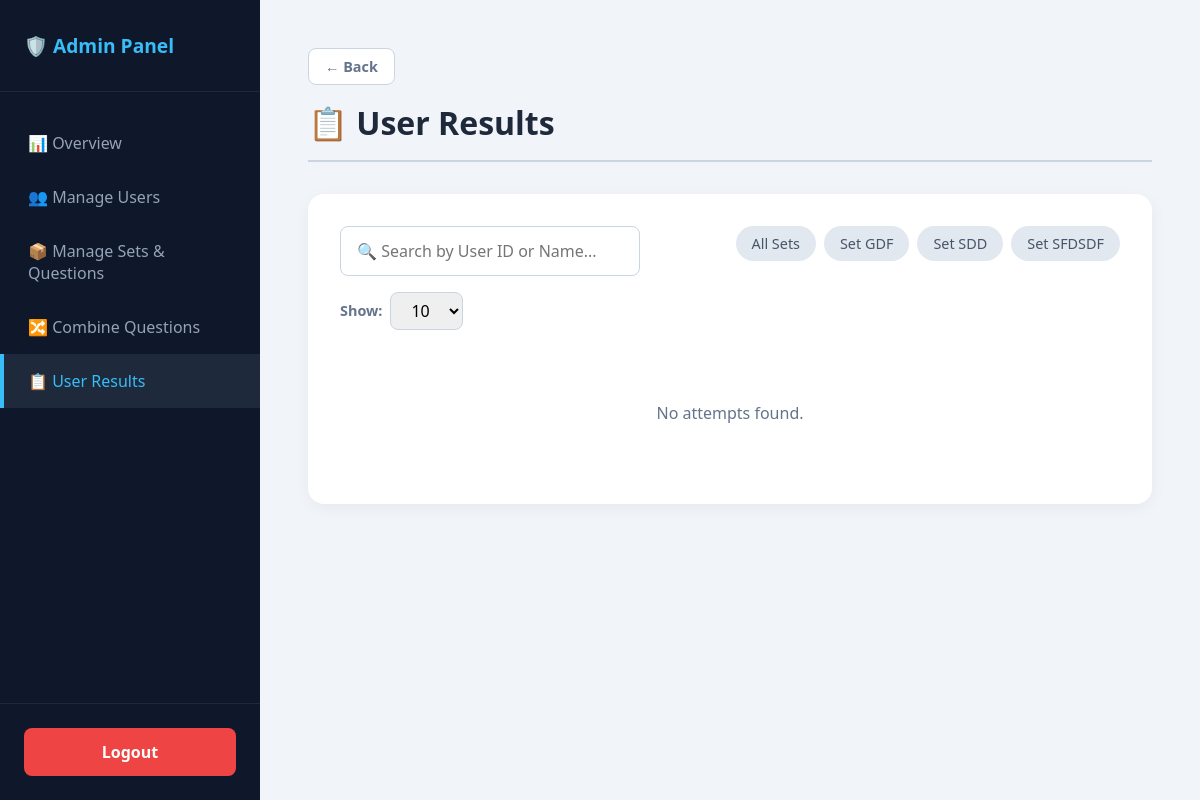
Before: /admin/results?set=W (signed in) with the older database file.
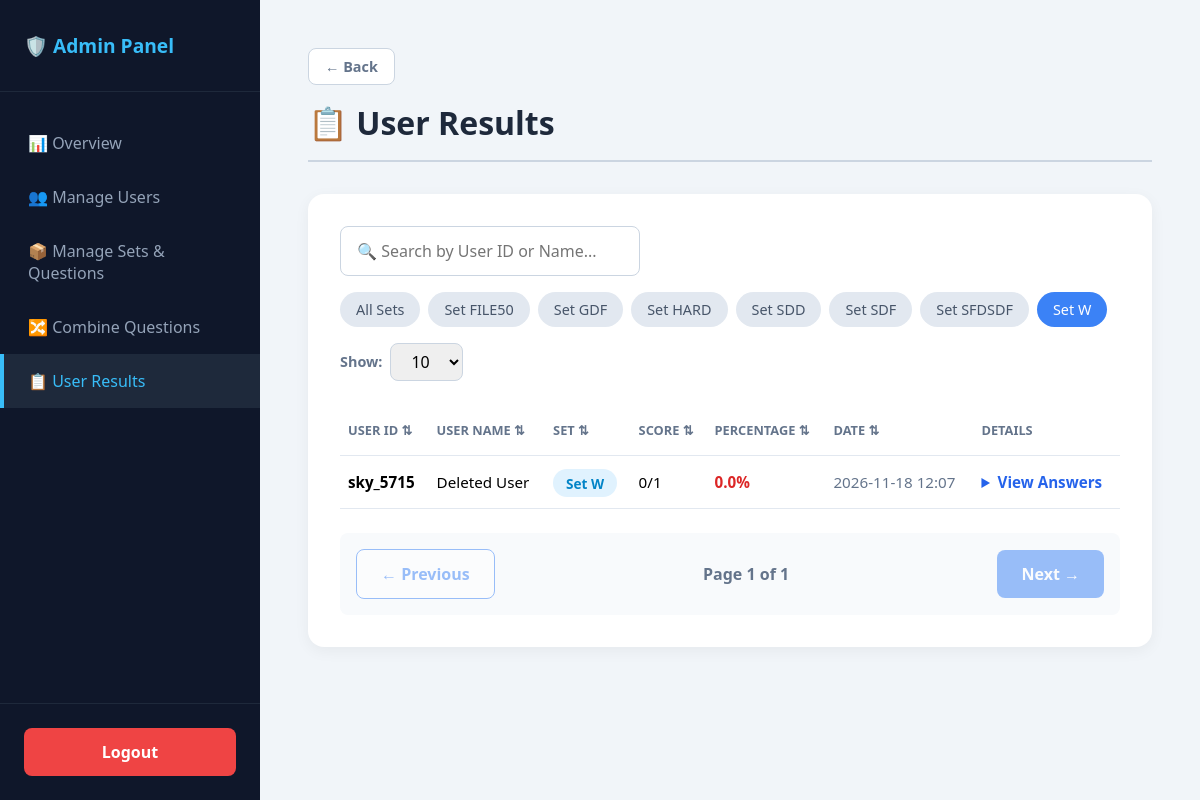
After: the same page with the newer database file.
### tables this page shows
CREATE TABLE sets (
            id INTEGER PRIMARY KEY AUTOINCREMENT,
            name TEXT UNIQUE NOT NULL,
            description TEXT DEFAULT '',
            question_count INTEGER DEFAULT 25,
            duration_minutes INTEGER DEFAULT 30,
            created_at TIMESTAMP DEFAULT CURRENT_TIMESTAMP
        );

CREATE TABLE attempts (
            id INTEGER PRIMARY KEY AUTOINCREMENT,
            student_name TEXT NOT NULL,
            set_name TEXT NOT NULL,
            question_ids TEXT NOT NULL,
            score INTEGER NOT NULL,
            total INTEGER NOT NULL,
            percentage REAL NOT NULL,
            answers TEXT NOT NULL,
            created_at TIMESTAMP DEFAULT CURRENT_TIMESTAMP
        );

### app.py (the view, shortened to what this page needs)
@app.route("/admin/results")
def admin_results():
    if not session.get("is_admin"): return redirect(url_for("login"))
    filter_set = request.args.get("set", "").strip()
    conn = get_db()
    if filter_set:
        attempts = conn.execute("""
            SELECT a.*, s.name as full_name
            FROM attempts a
            LEFT JOIN students s ON a.student_name = s.username
            WHERE a.set_name = ?
            ORDER BY a.id DESC
        """, (filter_set,)).fetchall()
    detailed = []
    for a in attempts:
        ids = [int(x) for x in a["question_ids"].split(",")]
        placeholders = ",".join("?" * len(ids))
        qs = conn.execute(f"SELECT id, question, option_a, option_b, option_c, option_d, correct_option FROM questions WHERE id IN ({placeholders})", ids).fetchall()
        qmap = {q["id"]: q for q in qs}
        try:
            user_answers = ast.literal_eval(a["answers"]) if a["answers"] else {}
        except Exception as e:
            print(f"Error parsing answers: {e}")
            user_answers = {}
        items = []
        for qid in ids:
            if qid in qmap:
                items.append({
                    "id": qid,
                    "question": qmap[qid]["question"],
                    "option_a": qmap[qid]["option_a"],
                    "option_b": qmap[qid]["option_b"],
                    "option_c": qmap[qid]["option_c"],
                    "option_d": qmap[qid]["option_d"],
                    "correct": qmap[qid]["correct_option"],
                    "selected_answer": user_answers.get(str(qid), "")
                })
        detailed.append({
            "id": a["id"],
            "student_id": a["student_name"],
            "full_name": a["full_name"] or "Deleted User",
            "set_name": a["set_name"],
            "score": a["score"],
            "total": a["total"],
            "percentage": a["percentage"],
            "created_at": a["created_at"],
            "questions": items,
        })
    conn.close()
    return render_template("admin_results.html", page="results", sets=get_all_sets(), attempts=detailed, selected_set=filter_set)

### app.py (called while the page is built)
def get_db():
    conn = sqlite3.connect(DB_NAME)
    conn.row_factory = sqlite3.Row
    return conn

def get_all_sets():
    conn = get_db()
    rows = conn.execute("""
        SELECT s.name, s.description, s.question_count, s.duration_minutes,
               (SELECT COUNT(DISTINCT LOWER(TRIM(question))) FROM questions q WHERE q.set_name = s.name) AS qcount
        FROM sets s ORDER BY s.name
    """).fetchall()
    conn.close()
    return rows

### templates/admin_results.html (shortened to what this page needs)
{% extends "admin_base.html" %}
{% block content %}
<h1 class="page-title">📋 User Results</h1>
<div class="card">
  <div style="display: flex; justify-content: space-between; align-items: flex-start; flex-wrap: wrap; gap: 1rem; margin-bottom: 1.5rem;">
    <div style="width: 300px; position: relative;">
      <input type="text" id="searchInput" onkeyup="filterUsers()" placeholder="🔍 Search by User ID or Name..." style="width: 100%; padding: 0.8rem 2.5rem 0.8rem 1rem; border-radius: 0.5rem; border: 1px solid #cbd5e1; font-size: 1rem; margin-bottom: 0;">
    </div>
    <div class="filter-bar" style="margin-bottom: 0;">
      <a href="{{ url_for('admin_results') }}" class="filter-chip {{ 'active' if not selected_set else '' }}">All Sets</a>
      {% for s in sets %}
        <a href="{{ url_for('admin_results', set=s.name) }}" class="filter-chip {{ 'active' if selected_set == s.name else '' }}">Set {{ s.name }}</a>
      {% endfor %}
    </div>
    <div style="display: flex; align-items: center; gap: 0.5rem;">
      <label style="font-size: 0.9rem; color: #64748b; font-weight: 600;">Show:</label>
      <select id="pageSizeSelect" onchange="changePageSize()" style="width: auto; padding: 0.4rem 1rem; margin-bottom: 0; border-radius: 0.5rem; border: 1px solid #cbd5e1;">
        <option value="10" selected>10</option>
      </select>
    </div>
  </div>
  {% if attempts %}
  <table id="resultsTable">
    <thead>
      <tr>
        <th onclick="sortTable(0)" style="cursor: pointer; user-select: none;">User ID ⇅</th>
        <th onclick="sortTable(1)" style="cursor: pointer; user-select: none;">User Name ⇅</th>
        <th onclick="sortTable(2)" style="cursor: pointer; user-select: none;">Set ⇅</th>
        <th onclick="sortTable(3)" style="cursor: pointer; user-select: none;">Score ⇅</th>
        <th onclick="sortTable(4)" style="cursor: pointer; user-select: none;">Percentage ⇅</th>
        <th onclick="sortTable(5)" style="cursor: pointer; user-select: none;">Date ⇅</th>
        <th>Details</th>
      </tr>
    </thead>
    <tbody id="tableBody">
      {% for a in attempts %}
      <tr class="data-row">
        <td><strong>{{ a.student_id }}</strong></td>
        <td>{{ a.full_name }}</td>
        <td><span class="badge">Set {{ a.set_name }}</span></td>
        <td data-sort="{{ a.score }}">{{ a.score }}/{{ a.total }}</td>
        <td data-sort="{{ a.percentage }}" class="{{ 'text-green' if a.percentage >= 50 else 'text-red' }}" style="font-weight:700;">
          {{ a.percentage }}%
        </td>
        <td style="color:#64748b;">{{ a.created_at[:16] }}</td>
        <td>
          <details>
            <summary>View Answers</summary>
          </details>
        </td>
      </tr>
      {% endfor %}
    </tbody>
  </table>
  <div id="pagination-controls" style="display: flex; justify-content: space-between; align-items: center; margin-top: 1.5rem; background: #f8fafc; padding: 1rem; border-radius: 0.5rem;">
    <button type="button" class="btn btn-outline" id="prevBtn" onclick="changePage(-1)">← Previous</button>
    <div style="font-weight: 600; color: #64748b;">Page <span id="pageNum">1</span> of <span id="totalPages">1</span></div>
    <button type="button" class="btn" id="nextBtn" onclick="changePage(1)">Next →</button>
  </div>
  {% else %}
    <p style="color:#64748b; text-align: center; padding: 3rem;">No attempts found.</p>
  {% endif %}
</div>
{% endblock %}

Changed rows visible on the page:
added sets: name "FILE50"
added sets: name "HARD"
added sets: name "SDF"
added sets: name "W"
added attempts: student_id "sky_5715", full_name "Deleted User", set_name "W", score "0", total "1", percentage "0.0", created_at "2026-11-18 12:07"
Other visible differences:
text no longer shown: "No attempts found."
text now shown: "USER ID ⇅ USER NAME ⇅ SET ⇅ SCORE ⇅ PERCENTAGE ⇅ DATE ⇅ DETAILS ← Previous Page 1 of 1 Next →"
